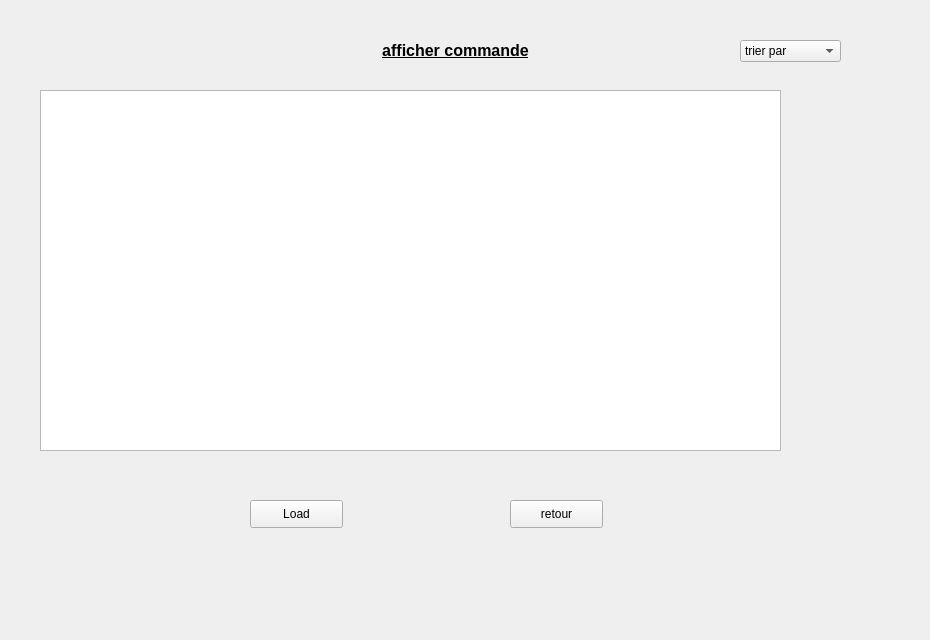
      <widget class="QWidget" name="tab_7">
       <attribute name="title">
        <string>Afficher</string>
       </attribute>
       <widget class="QLabel" name="label_25">
        <property name="geometry">
         <rect>
          <x>0</x>
          <y>0</y>
          <width>921</width>
          <height>631</height>
         </rect>
        </property>
        <property name="text">
         <string/>
        </property>
        <property name="pixmap">
         <pixmap>../../Desktop/images qt/fond.jpg</pixmap>
        </property>
        <property name="scaledContents">
         <bool>true</bool>
        </property>
       </widget>
       <widget class="QLabel" name="label_28">
        <property name="geometry">
         <rect>
          <x>0</x>
          <y>30</y>
          <width>911</width>
          <height>41</height>
         </rect>
        </property>
        <property name="text">
         <string>&lt;html&gt;&lt;head/&gt;&lt;body&gt;&lt;p align=&quot;center&quot;&gt;&lt;span style=&quot; font-size:12pt; font-weight:600; text-decoration: underline;&quot;&gt;afficher commande&lt;/span&gt;&lt;/p&gt;&lt;/body&gt;&lt;/html&gt;</string>
        </property>
       </widget>
       <widget class="QPushButton" name="retour_9">
        <property name="geometry">
         <rect>
          <x>510</x>
          <y>500</y>
          <width>93</width>
          <height>28</height>
         </rect>
        </property>
        <property name="text">
         <string>retour</string>
        </property>
       </widget>
       <widget class="QComboBox" name="comboBox_2">
        <property name="geometry">
         <rect>
          <x>740</x>
          <y>40</y>
          <width>101</width>
          <height>22</height>
         </rect>
        </property>
        <item>
         <property name="text">
          <string>trier par</string>
         </property>
        </item>
       </widget>
       <widget class="QTableView" name="tableView_2">
        <property name="geometry">
         <rect>
          <x>40</x>
          <y>90</y>
          <width>741</width>
          <height>361</height>
         </rect>
        </property>
       </widget>
       <widget class="QPushButton" name="pushButton_23">
        <property name="geometry">
         <rect>
          <x>250</x>
          <y>500</y>
          <width>93</width>
          <height>28</height>
         </rect>
        </property>
        <property name="text">
         <string>Load</string>
        </property>
       </widget>
      </widget>
